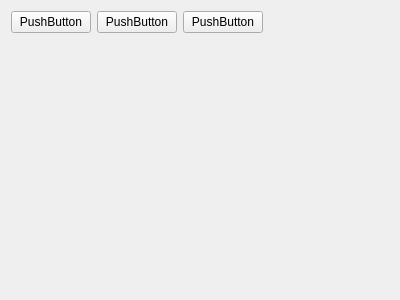
<?xml version="1.0" encoding="UTF-8"?>
<ui version="4.0">
 <class>MainWindow</class>
 <widget class="QWidget" name="MainWindow">
  <property name="geometry">
   <rect>
    <x>0</x>
    <y>0</y>
    <width>400</width>
    <height>300</height>
   </rect>
  </property>
  <property name="windowTitle">
   <string>MainWindow</string>
  </property>
  <layout class="QGridLayout" name="gridLayout">
   <item row="0" column="0">
    <widget class="QPushButton" name="pushButton_1">
     <property name="text">
      <string>PushButton</string>
     </property>
    </widget>
   </item>
   <item row="0" column="1">
    <widget class="QPushButton" name="pushButton_2">
     <property name="text">
      <string>PushButton</string>
     </property>
    </widget>
   </item>
   <item row="0" column="2">
    <widget class="QPushButton" name="pushButton_3">
     <property name="text">
      <string>PushButton</string>
     </property>
    </widget>
   </item>
   <item row="0" column="3">
    <spacer name="horizontalSpacer">
     <property name="orientation">
      <enum>Qt::Horizontal</enum>
     </property>
     <property name="sizeHint" stdset="0">
      <size>
       <width>136</width>
       <height>20</height>
      </size>
     </property>
    </spacer>
   </item>
   <item row="1" column="0">
    <spacer name="verticalSpacer">
     <property name="orientation">
      <enum>Qt::Vertical</enum>
     </property>
     <property name="sizeHint" stdset="0">
      <size>
       <width>20</width>
       <height>250</height>
      </size>
     </property>
    </spacer>
   </item>
  </layout>
 </widget>
 <layoutdefault spacing="6" margin="11"/>
 <resources/>
 <connections/>
</ui>
